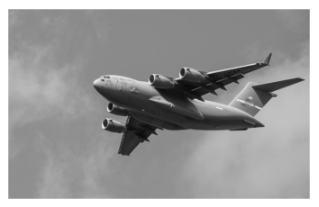
#> input picture plane.jpg, 319 x 207 px, found by its file name
$ jupyter execute '이미지데이터전처리(github).ipynb'   (shell and % lines are left out)
#> lines starting #> are read from the running program, lines starting #| are printed output that depends on the picture; after the words box and inside, x2 and y2 are one past the last pixel; in counts of white or black regions, pixels touching at a corner belong together
<a href="https://colab.research.google.com/github/aettikang/DataAnalysisPlan/blob/main/%EC%9D%B4%EB%AF%B8%EC%A7%80%EB%8D%B0%EC%9D%B4%ED%84%B0%EC%A0%84%EC%B2%98%EB%A6%AC(github).ipynb" target="_parent"></a>

출처 : https://ivo-lee.tistory.com/91

[cell 1]
import cv2
import numpy as np
import requests
from matplotlib import pyplot as plt

image_nparray = np.asarray(bytearray(requests.get("https://raw.githubusercontent.com/aettikang/DataAnalysisPlan/main/plane.jpg").content), dtype=np.uint8)
image = cv2.imdecode(image_nparray, cv2.IMREAD_GRAYSCALE)
#> image is the input picture: shape (207, 319); min 9, max 255, mean 155.2

plt.imshow(image, cmap="gray"), plt.axis("off") # 이미지를 출력
plt.show()
type(image) # 데이터 타입을 확인
image # 이미지 데이터를 확인
image.shape # 차원을 확인 (해상도)
#> Out = (207, 319)

[cell 2]
# 컬러로 이미지를 로드합니다.

image_bgr = cv2.imdecode(image_nparray, cv2.IMREAD_COLOR)
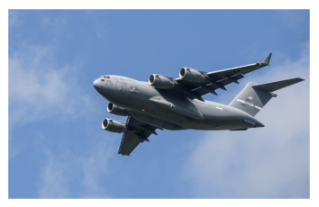
#> image_bgr: shape (207, 319, 3); mean B, G, R 191.1, 158.8, 136.2
image_bgr[0,0] # 픽셀을 확인
image_rgb = cv2.cvtColor(image_bgr, cv2.COLOR_BGR2RGB) # RGB로 변환
plt.imshow(image_rgb), plt.axis("off") # 이미지를 출력
plt.show()

[cell 3]
#이미지 저장
#github로 직접 이미지 업로드는 불가합니다
#다른 이름으로 저장하시려면 구글 드라이브로 저장해야 합니다.

[cell 4]
# 이미지 크기 변경
image_50x50 = cv2.resize(image, (50, 50)) # 이미지 크기를 50x50 픽셀로 변경
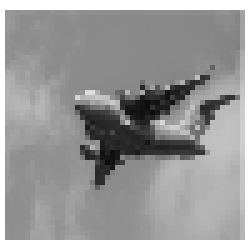
#> image_50x50: shape (50, 50) (shown 5 times larger); min 11, max 255, mean 153.8

plt.imshow(image_50x50, cmap="gray"), plt.axis("off") # 이미지를 출력
plt.show()

[cell 5]
# 이미지 자르기
image_cropped = image[:,:200] # 열의 처음 절반과 모든 행을 선택
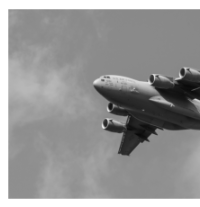
#> image_cropped: shape (207, 200); min 9, max 255, mean 149.2

plt.imshow(image_cropped, cmap="gray"), plt.axis("off") # 이미지를 출력
plt.show()

[cell 6]
# 이미지 투명도 처리
image_blurry = cv2.blur(image, (5,5))
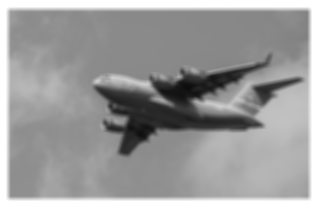
#> image_blurry: shape (207, 319); min 12, max 255, mean 155.2

plt.imshow(image_blurry, cmap="gray"), plt.axis("off") # 이미지를 출력
plt.show()
# 커널 크기의 영향을 강조하기 위해 100X100 커널로 같은 이미지를 흐리게 합니다.
image_very_blurry = cv2.blur(image, (100,100))
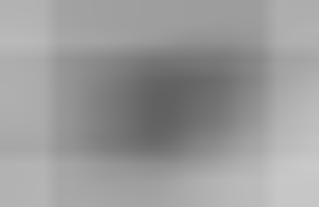
#> image_very_blurry: shape (207, 319); min 97, max 201, mean 154.6
plt.imshow(image_very_blurry, cmap="gray"), plt.xticks([]), plt.yticks([]) # 이미지를 출력
plt.show()

[cell 7]
kernel = np.ones((5,5)) / 25.0 # 커널을 만듭니다.
kernel # 커널을 확인
image_kernel = cv2.filter2D(image, -1, kernel) # 커널을 적용
plt.imshow(image_kernel, cmap="gray"), plt.xticks([]), plt.yticks([]) # 이미지 출력
plt.show()

image_very_blurry = cv2.GaussianBlur(image, (5,5), 0) # 가우시안 블러를 적용
plt.imshow(image_very_blurry, cmap="gray"), plt.xticks([]), plt.yticks([]) # 이미지 출력
plt.show()

[cell 8]
# 이미지 선명하게 하기
import cv2
import numpy as np
from matplotlib import pyplot as plt

image_nparray = np.asarray(bytearray(requests.get("https://raw.githubusercontent.com/aettikang/DataAnalysisPlan/main/plane.png").content), dtype=np.uint8)
image = cv2.imdecode(image_nparray, cv2.IMREAD_GRAYSCALE)
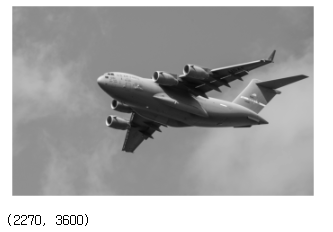
#> input picture plane.png, 333 x 232 px, found by its file name
#> image is the input picture: shape (232, 333); min 0, max 255, mean 169.5


kernel = np.array([[0, -1, 0],
                   [-1, 5,-1],
                   [0, -1, 0]]) # 커널을 만듭니다.

# 이미지를 선명하게 만듭니다.
image_sharp = cv2.filter2D(image, -1, kernel)
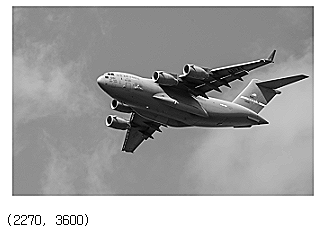
#> image_sharp: shape (232, 333); min 0, max 255, mean 168.6

plt.imshow(image_sharp, cmap="gray"), plt.axis("off") # 이미지 출력
plt.show()

[cell 9]
# 이미지 이진화
import cv2
import numpy as np
from matplotlib import pyplot as plt
image_gray = cv2.imdecode(image_nparray, cv2.IMREAD_GRAYSCALE)

max_output_value = 255
neighborhood_size = 99
subtract_from_mean = 10
image_binarized = cv2.adaptiveThreshold(image_gray, max_output_value,
                                         cv2.ADAPTIVE_THRESH_GAUSSIAN_C, cv2.THRESH_BINARY,
                                         neighborhood_size, subtract_from_mean) # 적응적 임계처리를 적용
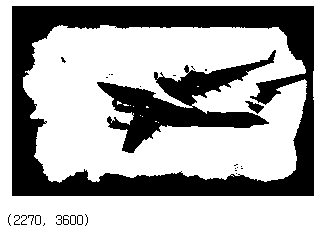
#> image_binarized: shape (232, 333); 67.4% white; 29 black regions (19 under 20 px), largest, box (x1, y1, x2, y2) and area: (12, 6, 314, 196) 18776, (97, 50, 276, 153) 6073, (245, 101, 264, 114) 112
plt.imshow(image_binarized, cmap="gray"), plt.axis("off") # 이미지 출력
plt.show()

[cell 10]
# 경계선 감지
import cv2
import numpy as np
from matplotlib import pyplot as plt

median_intensity = np.median(image_gray) # 픽셀 강도의 중간값을 계산
#> median_intensity = 155

# 중간 픽셀 강도에서 위아래 1 표준 편차 떨어진 값을 임계값으로 지정합니다.
lower_threshold = int(max(0, (1.0 - 0.33) * median_intensity))
#> lower_threshold = 103
upper_threshold = int(min(255, (1.0 + 0.33) * median_intensity))
#> upper_threshold = 206

# 캐니 경계선 감지기를 적용합니다.
image_canny = cv2.Canny(image_gray, lower_threshold, upper_threshold)
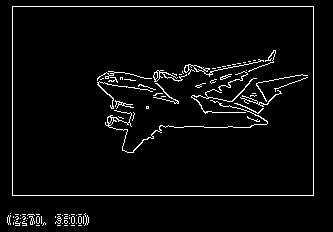
#> image_canny: shape (232, 333); 3.9% white in thin lines or dots, all inside (x1, y1, x2, y2) = (7, 6, 314, 226)

plt.imshow(image_canny, cmap="gray"), plt.axis("off") # 이미지 출력
plt.show()

[cell 11]
# 머신러닝 특성 만들기
import cv2
import numpy as np
from matplotlib import pyplot as plt

image_10x10 = cv2.resize(image, (10, 10)) # 이미지를 10x10 픽셀 크기로 변환
image_10x10.flatten() # 이미지 데이터를 1차원 벡터로 변환

plt.imshow(image_10x10, cmap="gray"), plt.axis("off")
plt.show()
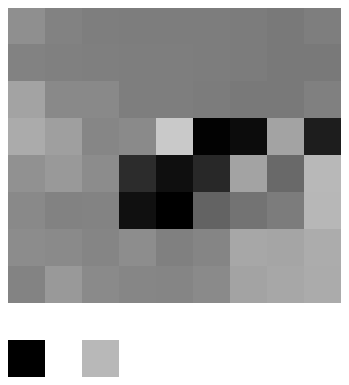
#> figure drawn by matplotlib, 1 panel

image_10x10.shape
image_10x10.flatten().shape
#> Out = (100,)
